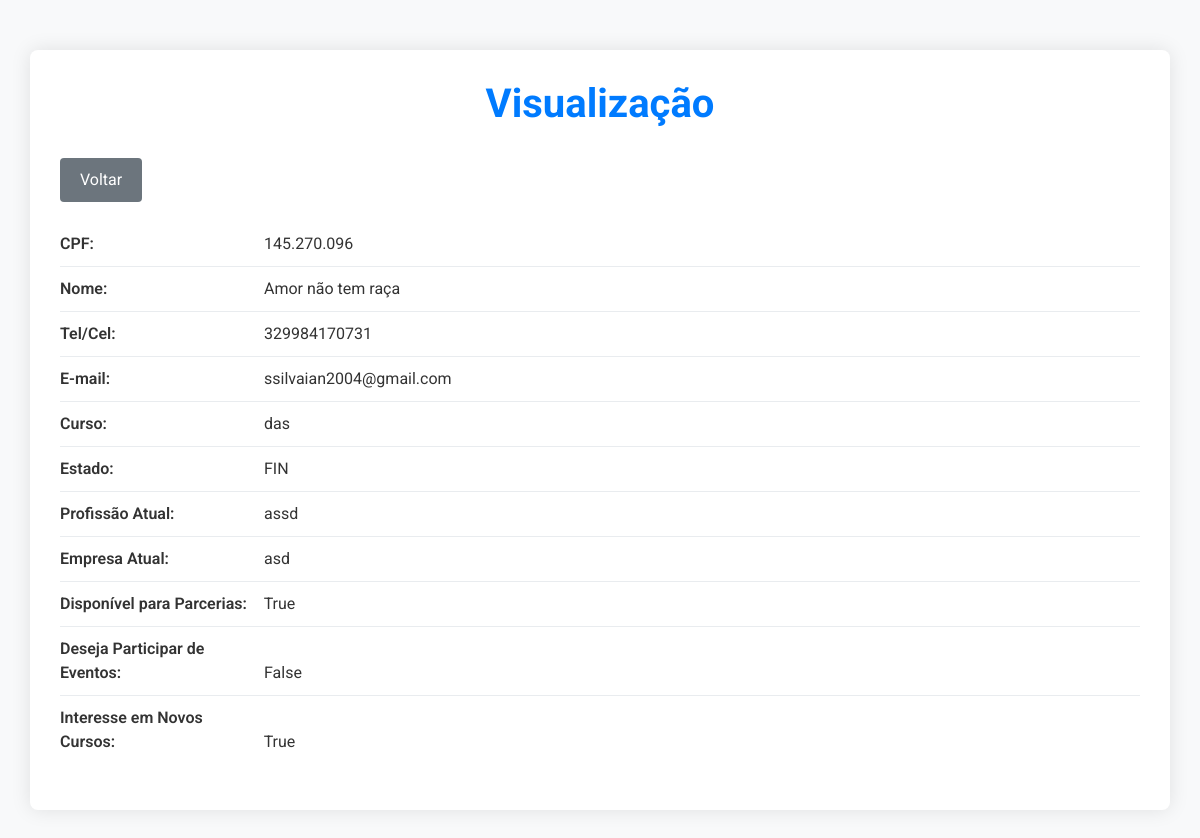
/view/145.270.096/, run on the app's committed database.
### app/models.py (models this page shows)
class Egressos(models.Model):
    cpf = models.CharField(max_length=11, primary_key=True, unique=True)
    nome = models.CharField(max_length=80)
    tel = models.CharField(max_length=14)
    email = models.CharField(max_length=80)
    curso = models.CharField(max_length=50)
    estado = models.CharField(max_length=20, choices=EstadoCurso.choices)
    profissao_atual = models.CharField(max_length=50)
    empresa_atual = models.CharField(max_length=50)
    deseja_parcerias = models.BooleanField(default=False)
    deseja_partEvent = models.BooleanField(default=False)
    deseja_fazerNewCursos = models.BooleanField(default=False)

### app/views.py (the view)
# urls.py: path('view/<str:pk>/', view, name='view'),
def view(request, pk):
    data = {}
    data['db'] = Egressos.objects.get(cpf=pk)
    return render(request, 'view.html', data)

### app/templates/view.html (shortened to what this page needs)
<!DOCTYPE html>
<html lang="pt-br">
<head>
    <link rel="stylesheet" href="https://cdn.jsdelivr.net/npm/bootstrap@5.3.3/dist/css/bootstrap.min.css">
</head>
<body>
    <div class="container container-fluid">
        <h1>Visualização</h1>
        <a href="/" class="btn-back">Voltar</a>
        <ul class="data-list">
            <li><span class="data-label">CPF:</span> {{db.cpf}}</li>
            <li><span class="data-label">Nome:</span> {{db.nome}}</li>
            <li><span class="data-label">Tel/Cel:</span> {{db.tel}}</li>
            <li><span class="data-label">E-mail:</span> {{db.email}}</li>
            <li><span class="data-label">Curso:</span> {{db.curso}}</li>
            <li><span class="data-label">Estado:</span> {{db.estado}}</li>
            <li><span class="data-label">Profissão Atual:</span> {{db.profissao_atual}}</li>
            <li><span class="data-label">Empresa Atual:</span> {{db.empresa_atual}}</li>
            <li><span class="data-label">Disponível para Parcerias:</span> {{db.deseja_parcerias}}</li>
            <li><span class="data-label">Deseja Participar de Eventos:</span> {{db.deseja_partEvent}}</li>
            <li><span class="data-label">Interesse em Novos Cursos:</span> {{db.deseja_fazerNewCursos}}</li>
        </ul>
    </div>
</body>
</html>

### app/templates/view.html (style rules this page uses)
body { font-family: 'Roboto', sans-serif; background-color: #f8f9fa; color: #333; }
.container-fluid { background-color: #ffffff; border-radius: 8px; box-shadow: 0 0 20px rgba(0, 0, 0, 0.1); padding: 30px; margin-top: 50px; margin-bottom: 50px; }
h1 { color: #007bff; font-weight: 700; margin-bottom: 30px; text-align: center; }
.btn-back { background-color: #6c757d; color: #fff; padding: 10px 20px; text-decoration: none; border-radius: 4px; margin-bottom: 20px; display: inline-block; transition: background-color 0.3s; }
.data-list { list-style: none; padding: 0; }
.data-list li { padding: 10px 0; border-bottom: 1px solid #e9ecef; }
.data-list li:last-child { border-bottom: none; }
.data-label { font-weight: 600; width: 200px; display: inline-block; }

### data on the page
Egressos: cpf "145.270.096", nome "Amor não tem raça", tel "329984170731", email "ssilvaian2004@gmail.com", curso "das", estado "FIN", profissao_atual "assd", empresa_atual "asd", deseja_parcerias "True", deseja_partEvent "False", deseja_fazerNewCursos "True"
